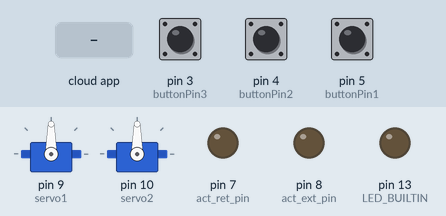
This sketch was run on a simulated Arduino Uno, built with avr-gcc and run on an emulated ATmega328P. Shown: 2 × servo, output pins drawn as LEDs (lit = HIGH). The test bench sets the inputs (shaded band); at power-on: pin 3 (buttonPin3) LOW, pin 4 (buttonPin2) LOW, pin 5 (buttonPin1) LOW. The ROS host is connected and sends only what is stated.

Above: at 1.2 s.
1.3 s: pin 3 (buttonPin3) pulled HIGH for 0.15 s
At 2.8 s:
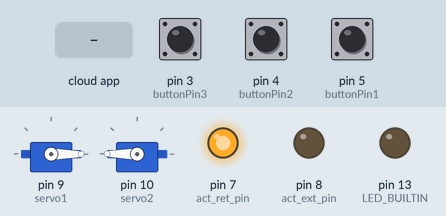
3.6 s: the phone or cloud app sets start to 45
At 6.3 s:
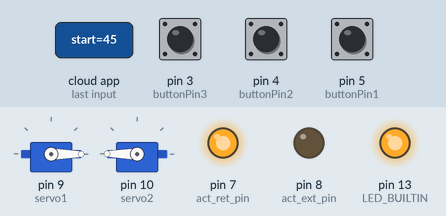
6.6 s: the phone or cloud app sets start to 0
At 8.9 s:
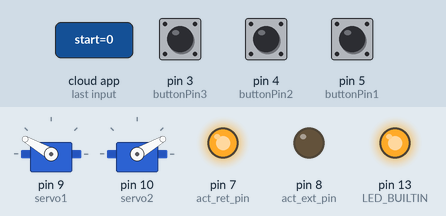
12.6 s: the phone or cloud app sets start to 90
At 13.75 s:
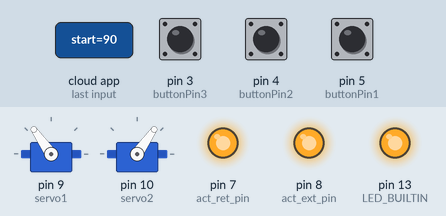
15.6 s: the phone or cloud app sets start to 180
At 26.6 s:
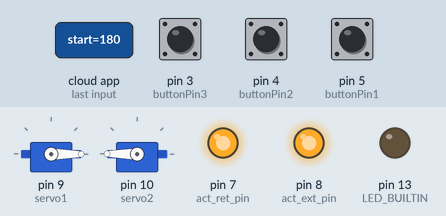
Timing chart, 0 to 27.0 s (numbered marks = the images above; inputs shaded):
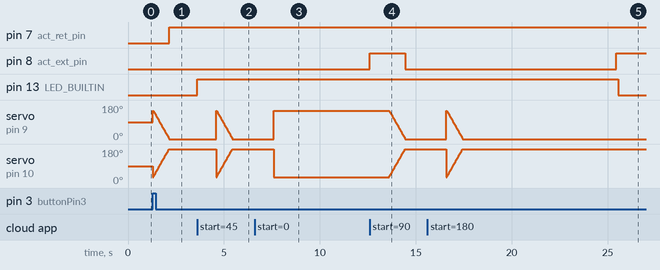

The sketch:

flip.ino
```cpp
/*
 * rosserial Servo Control Example
 *
 * This sketch demonstrates the control of hobby R/C servos
 * using ROS and the arduiono
 *
 * For the full tutorial write up, visit
 * www.ros.org/wiki/rosserial_arduino_demos
 *
 * For more information on the Arduino Servo Library
 * Checkout :
 * http://www.arduino.cc/en/Reference/Servo
 */

#if (ARDUINO >= 100)
 #include <Arduino.h>
#else
 #include <WProgram.h>
#endif

#include <Servo.h>
#include <ros.h>
#include <std_msgs/Bool.h>
#include <std_msgs/UInt16.h>
#include <std_msgs/Float32.h>

int servo_pin1 = 9;
int servo_pin2 = 10;
int current_pin1 = A0;
int act_ext_pin = 8;
int act_ret_pin = 7;

int buttonPin1 = 5;
int buttonPin2 = 4;
int buttonPin3 = 3;
int buttonState1 = 0;
int buttonState2 = 0;
int buttonState3 = 0;

const int RS = 10;          // Shunt resistor value (in ohms)
const int VOLTAGE_REF = 5;  // Reference voltage for analog read
const int CURRENT_THRES = 0.1;
const int CURRENT_COUNTER = 0;

// Global Variables
float sensorValue;   // Variable to store value from analog read
float current;
bool flipping = false;


int open_angle = 0;
int close_angle = 150;

std_msgs::Bool flipped_msg;
std_msgs::Float32 current_msg;
Servo servo1;
Servo servo2;
ros::NodeHandle nh;
ros::Publisher flip_pub("/boat_controller/flip/arduino/done", &flipped_msg);
ros::Publisher curr_pub("/boat_controller/flip/current/", &current_msg);


void wait_blocked(int duration, int frame=1000){
  int rem_dur = duration;
  while (rem_dur > frame) {
    nh.spinOnce();
    delay(frame);
    rem_dur = rem_dur - frame;
  }

  nh.spinOnce();
  delay(rem_dur);
}

void wait(unsigned long duration){
  unsigned long start = millis();
  while (millis() - start < duration) {
    nh.spinOnce();
  }
}

void ret_actuator(unsigned long duration){
  digitalWrite(act_ext_pin, LOW);
  digitalWrite(act_ret_pin, HIGH);
  wait(duration);
}

void ext_actuator(unsigned long duration){
  digitalWrite(act_ext_pin, HIGH);
  digitalWrite(act_ret_pin, LOW);
  wait(duration);
}

void brake_actuator(unsigned long duration){
  digitalWrite(act_ext_pin, HIGH);
  digitalWrite(act_ret_pin, HIGH);
  wait(duration);
}

void open_servo(int start_angle, int end_angle){
  for (int pos = start_angle; pos <= end_angle; pos += 1) {
    servo1.write(pos);
    servo2.write(180-pos);
    nh.spinOnce();
    delay(5);
  }
  delay(1000);
}

void close_servo(int start_angle, int end_angle){
  for (int pos = start_angle; pos >= end_angle; pos -= 1) {
    servo1.write(pos);
    servo2.write(180-pos);
    nh.spinOnce();
    delay(5);
  }
}

float check_current() {
  //CHECK CURRENT
  sensorValue = analogRead(current_pin1);

  // Remap the ADC value into a voltage number (5V reference)
  sensorValue = (sensorValue * VOLTAGE_REF) / 1023;

  // Follow the equation given by the INA169 datasheet to
  // determine the current flowing through RS. Assume RL = 10k
  // Is = (Vout x 1k) / (RS x RL)
  float curr = sensorValue / (1 * RS);
  return curr;
}

void flip(){
//  open_servo(open_angle, close_angle);

  servo1.write(close_angle);
  servo2.write(180-close_angle);
  delay(1000);

  ret_actuator(4000);
  brake_actuator(100);

  ret_actuator(9000);
  brake_actuator(100);

//  close_servo(close_angle, open_angle);
  servo1.write(180-close_angle);
  servo2.write(close_angle);

  ext_actuator(9000);
  brake_actuator(100);

  flipping = false;

//  }
//  else {
//    reset(1);
//  }
}

void reset(int x){
  close_servo(close_angle, open_angle);
  if (x == 1){
    ext_actuator(8000);
  }
  else {
    ret_actuator(8000);
  }
  brake_actuator(100);
  flipping = false;
}

void flip_cb( const std_msgs::UInt16& cmd_msg){
  digitalWrite(LED_BUILTIN, HIGH);   // turn the LED on (HIGH is the voltage level)
  delay(1000);
  if (cmd_msg.data == 0){
    flip();
    flipped_msg.data = true;
  }
  else {
    int x = cmd_msg.data;
    reset(x);
    flipped_msg.data = false;
  }
  flip_pub.publish(&flipped_msg);
  digitalWrite(LED_BUILTIN, LOW);    // turn the LED off by making the voltage LOW
  delay(1000);
}


ros::Subscriber<std_msgs::UInt16> sub("/boat_controller/flip/arduino/start", flip_cb);


void setup(){
  nh.initNode();
  nh.advertise(flip_pub);
  nh.advertise(curr_pub);
  nh.subscribe(sub);

  pinMode(LED_BUILTIN, OUTPUT);
  servo1.attach(9); //attach it to pin 9
  servo2.attach(10);
  pinMode(act_ext_pin, OUTPUT);
  pinMode(act_ret_pin, OUTPUT);
//  Serial.begin(9600);
}

void loop(){
  nh.spinOnce();

  buttonState1 = digitalRead(buttonPin1);
  buttonState2 = digitalRead(buttonPin2);
  buttonState3 = digitalRead(buttonPin3);

//  Serial.println(flipping);
//  Serial.println(buttonState1);
//  Serial.println(buttonState2);
//  Serial.println(buttonState3);
//  Serial.println(" ");

  if (flipping == false) {
    if (buttonState1 == HIGH) {
//      Serial.println("FLIP1!");
      flipping = true;
      flip();
    } else if (buttonState2 == HIGH) {
//      Serial.println("FLIP2!");
      flipping = true;
      reset(1);
    } else if (buttonState3 == HIGH) {
//      Serial.println("FLIP3!");
      flipping = true;
      reset(2);
    }
    buttonState1 = 0;
    buttonState2 = 0;
    buttonState3 = 0;
  }

  delay(1);

}
```

Measured:
- after the input at 1.3 s, pin 7 (act_ret_pin): LOW → HIGH after 0.85 s
- after the input at 3.6 s, pin 13 (LED_BUILTIN): LOW → HIGH at once
- after the input at 6.6 s, pin 8 (act_ext_pin): LOW → HIGH after 6.0 s; servo on pin 9 (servo1): 0° → 150° after 1.0 s; servo on pin 10 (servo2): 180° → 30° after 1.0 s
- after the input at 12.6 s, pin 8 (act_ext_pin): HIGH → LOW after 1.8 s instead of 0.10 s; servo on pin 9 (servo1): moves from 150° to 0° over 0.84 s, starting after 1.0 s; servo on pin 10 (servo2): moves from 30° to 180° over 0.84 s, starting after 1.0 s
- after the input at 15.6 s, pin 13 (LED_BUILTIN): HIGH → LOW after 9.9 s instead of 6.9 s
